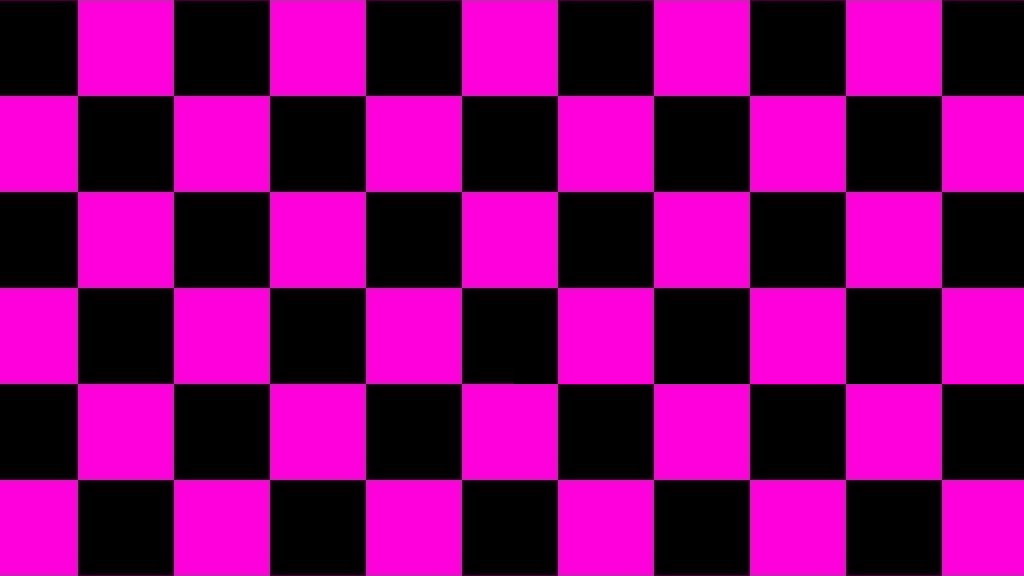
#> input picture missingTexture.jpg, 1024 x 576 px
$ python -i edgedet.py   (imports and definitions only)
#> lines starting #> are read from the running program, lines starting #| are printed output that depends on the picture
#> further down, picture is the input picture: shape (576, 1024, 3); mean B, G, R 110.2, 1.9, 127.6

import cv2 as cv
def main(image):
    ddepth = cv.CV_16S
    kernel_size = 3
    window_name = "Laplace Demo"
    src=image
    src = cv.GaussianBlur(src, (3, 3), 0)
    src_gray = cv.cvtColor(src, cv.COLOR_BGR2GRAY)
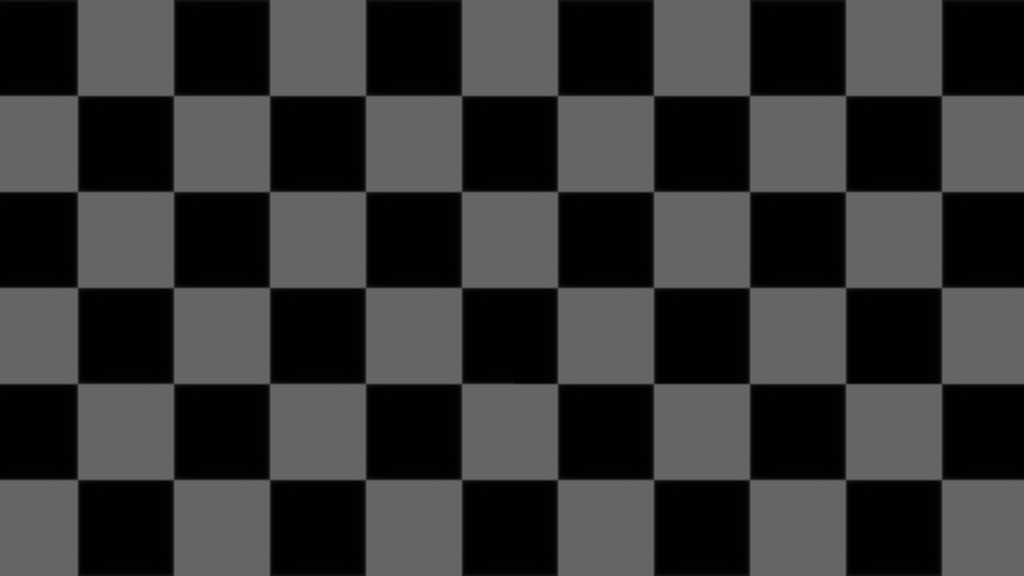
#> src_gray: shape (576, 1024); min 0, max 102, mean 51.8
    cv.namedWindow(window_name, cv.WINDOW_AUTOSIZE)
    dst = cv.Laplacian(src_gray, ddepth, ksize=kernel_size)
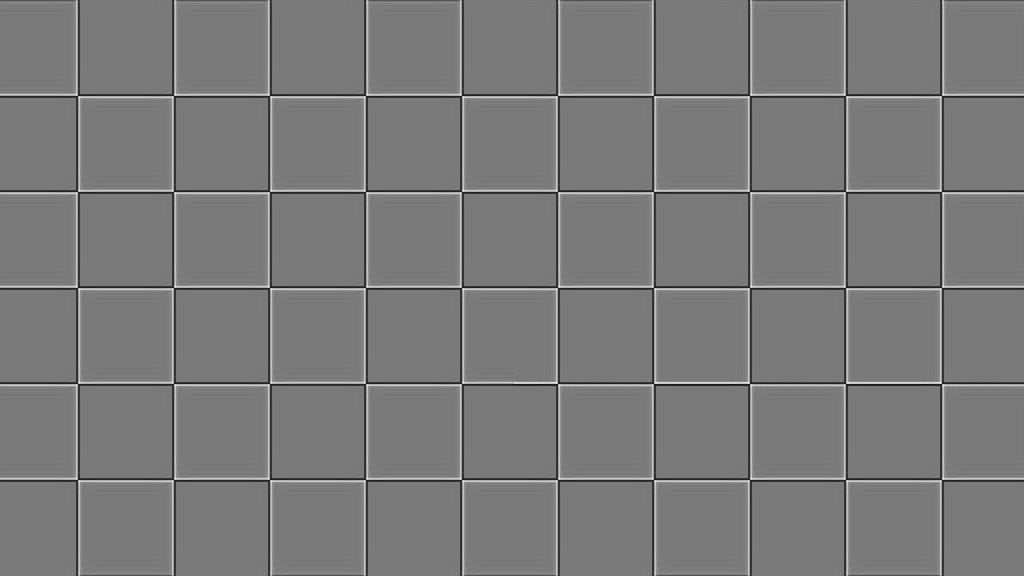
#> dst: shape (576, 1024) int16; min -128, max 138, mean 0; drawn with min black and max white
    abs_dst = cv.convertScaleAbs(dst)
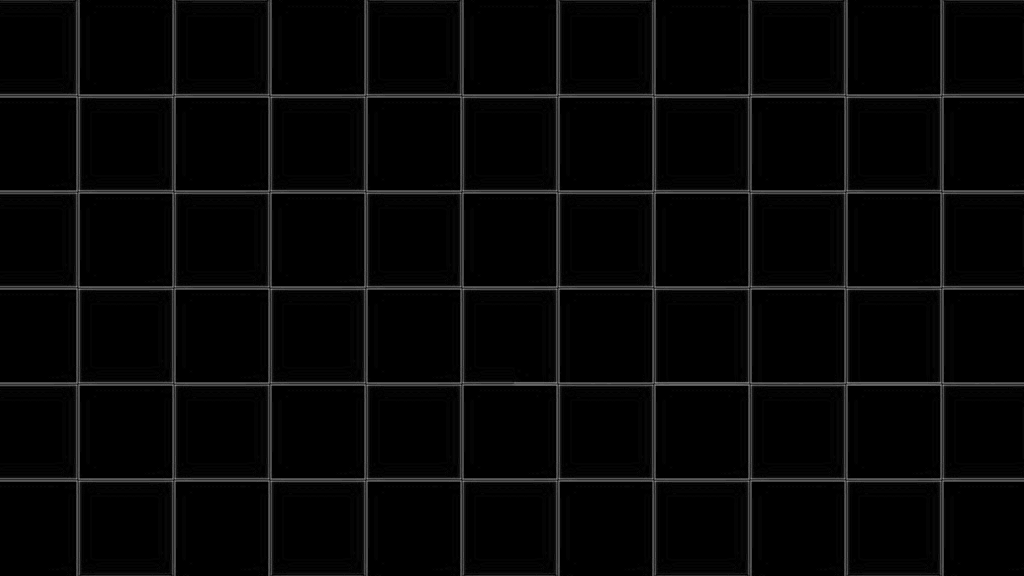
#> abs_dst: shape (576, 1024); min 0, max 138, mean 6.5
    return abs_dst

>>> import cv2
>>> picture = cv2.imread('missingTexture.jpg')
>>> result = main(picture)
